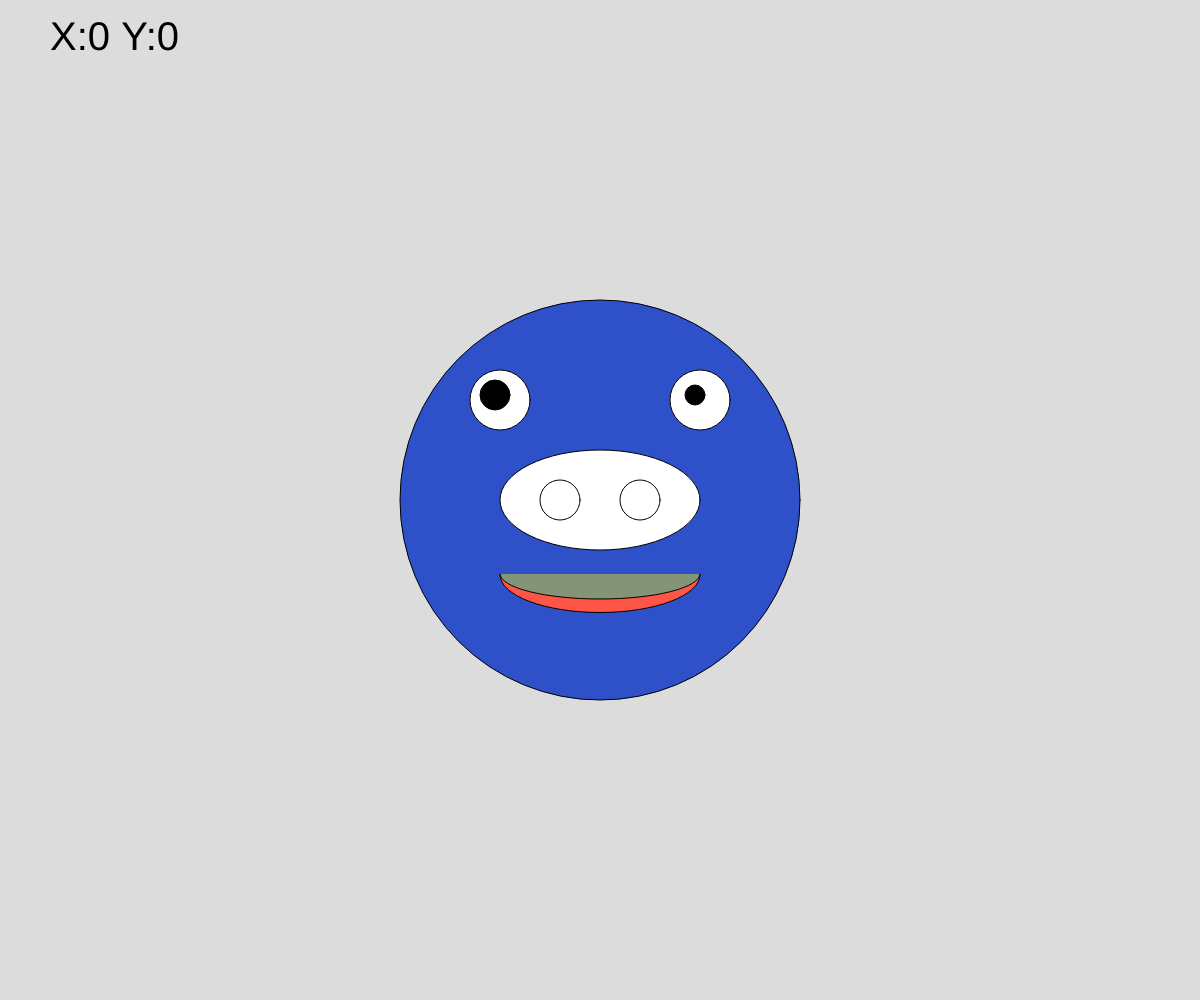
Frame 1 (no input)
Frame 60 (no input): identical to frame 1, image omitted
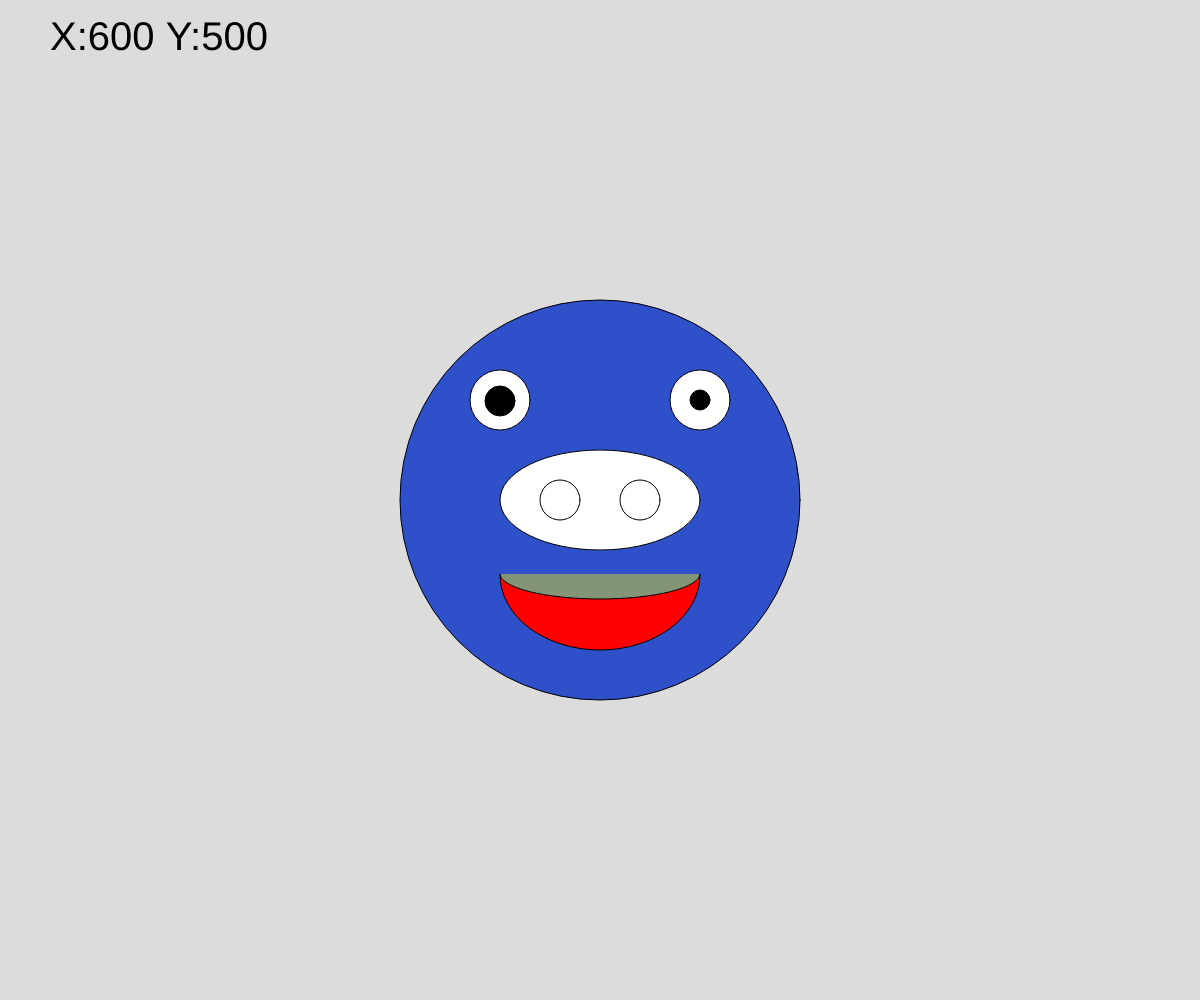
Frame 120 (the mouse pressed at the canvas centre since frame 60)

The p5.js sketch that drew these frames (run headless with seeded random() and noise() and a simulated clock; from frame 60 on, the mouse is pressed at the canvas centre):

// p5.js sketch
// ── sketch.js
function setup() {
  createCanvas(windowWidth,windowHeight);
}

function draw() {
  background(220);
  textSize(40)
  text("X:"+mouseX+" Y:"+mouseY,50,50)
push()
   translate(width/2,height/2)
   fill(46,80,200)
   ellipse(0,0,400)
   fill(255)
   ellipse(0,0,200,100)

   ellipse(-40,0,40)//左鼻孔
   ellipse(40,0,40)//右鼻孔

   ellipse(-100,-100,60)
   ellipse(100,-100,60)

   fill(0)
   ellipse(-100+map(mouseX,0,width,-5,5),-100+map(mouseX,0,height,-5,5),30)//左眼珠
   ellipse(100+map(mouseX,0,width,-5,5),-100+map(mouseY,0,height,-5,5),20)//右眼珠

   if(mouseIsPressed){
    fill(255,0,0)
    arc(0,75,200,150,0,PI)
   }
   else{
    fill(255,85,70)
    arc(0,75,200,75,0,PI)
   }
   fill("#849577")
   arc(0,74,200,50,0,PI)
   pop()
  
}
